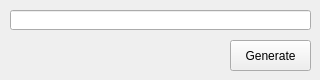
<?xml version="1.0" encoding="UTF-8"?>
<ui version="4.0">
 <class>Form</class>
 <widget class="QWidget" name="Form">
  <property name="geometry">
   <rect>
    <x>0</x>
    <y>0</y>
    <width>320</width>
    <height>80</height>
   </rect>
  </property>
  <property name="sizePolicy">
   <sizepolicy hsizetype="Fixed" vsizetype="Fixed">
    <horstretch>0</horstretch>
    <verstretch>0</verstretch>
   </sizepolicy>
  </property>
  <property name="minimumSize">
   <size>
    <width>0</width>
    <height>0</height>
   </size>
  </property>
  <property name="maximumSize">
   <size>
    <width>320</width>
    <height>390</height>
   </size>
  </property>
  <property name="windowTitle">
   <string>TTS App</string>
  </property>
  <widget class="QLineEdit" name="txtQrData">
   <property name="geometry">
    <rect>
     <x>10</x>
     <y>10</y>
     <width>301</width>
     <height>20</height>
    </rect>
   </property>
  </widget>
  <widget class="QPushButton" name="btnQrGen">
   <property name="geometry">
    <rect>
     <x>230</x>
     <y>40</y>
     <width>81</width>
     <height>31</height>
    </rect>
   </property>
   <property name="text">
    <string>Generate</string>
   </property>
  </widget>
 </widget>
 <resources/>
 <connections/>
</ui>
